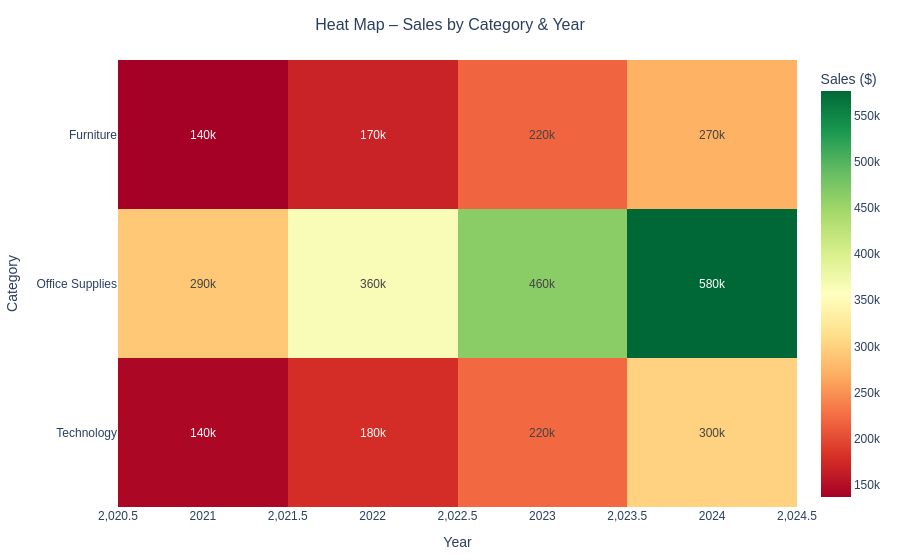

Notebook source saved alongside this figure:
### Code cell
#CHART 3: HEAT MAP – Sales by Category × Year

pivot = df.pivot_table(
    index="Category",
    columns="Year",
    values="Sales",
    aggfunc="sum"
)

fig_heat = px.imshow(
    pivot,
    color_continuous_scale="RdYlGn",
    text_auto=".2s",
    aspect="auto",
    labels=dict(x="Year", y="Category", color="Sales ($)"),
)
fig_heat.update_traces(
    hovertemplate=(
        "<b>Category:</b> %{y}<br>"
        "<b>Year:</b> %{x}<br>"
        "<b>Sales:</b> $%{z:,.0f}<extra></extra>"
    )
)
fig_heat = style(fig_heat, "Heat Map – Sales by Category & Year")
fig_heat.show()

### Figure 1 — Plotly figure (JSON) as saved in the notebook; plotly's stock layout.template omitted (floating-point values rounded to 4 significant figures)
{"data": [{"coloraxis": "coloraxis", "hovertemplate": "<b>Category:</b> %{y}<br><b>Year:</b> %{x}<br><b>Sales:</b> $%{z:,.0f}<extra></extra>", "name": "0", "texttemplate": "%{z:.2s}", "type": "heatmap", "x": [2021, 2022, 2023, 2024], "xaxis": "x", "y": ["Furniture", "Office Supplies", "Technology"], "yaxis": "y", "z": [[136600.0, 168500.0, 219000.0, 272000.0], [291900.0, 363800.0, 463900.0, 576900.0], [143200.0, 178200.0, 221800.0, 300700.0]]}], "layout": {"coloraxis": {"colorbar": {"title": {"text": "Sales ($)"}}, "colorscale": [[0, "rgb(165,0,38)"], [0.1, "rgb(215,48,39)"], [0.2, "rgb(244,109,67)"], [0.3, "rgb(253,174,97)"], [0.4, "rgb(254,224,139)"], [0.5, "rgb(255,255,191)"], [0.6, "rgb(217,239,139)"], [0.7, "rgb(166,217,106)"], [0.8, "rgb(102,189,99)"], [0.9, "rgb(26,152,80)"], [1, "rgb(0,104,55)"]]}, "font": {"family": "Arial"}, "hovermode": "closest", "margin": {"b": 40, "l": 40, "r": 40, "t": 60}, "paper_bgcolor": "white", "plot_bgcolor": "#f9fafb", "title": {"font": {"size": 16}, "text": "Heat Map – Sales by Category & Year", "x": 0.5, "xanchor": "center"}, "xaxis": {"anchor": "y", "domain": [0, 1], "title": {"text": "Year"}}, "yaxis": {"anchor": "x", "autorange": "reversed", "domain": [0, 1], "title": {"text": "Category"}}}}
